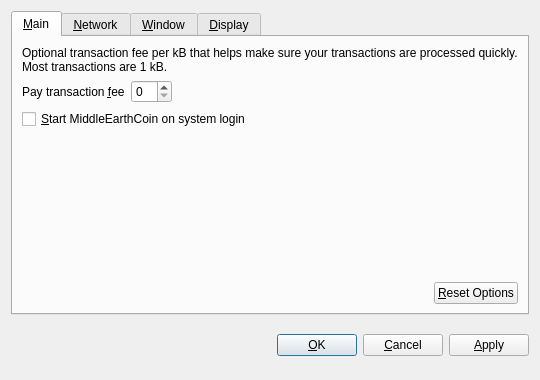
<?xml version="1.0" encoding="UTF-8"?>
<ui version="4.0">
 <class>OptionsDialog</class>
 <widget class="QDialog" name="OptionsDialog">
  <property name="geometry">
   <rect>
    <x>0</x>
    <y>0</y>
    <width>540</width>
    <height>380</height>
   </rect>
  </property>
  <property name="windowTitle">
   <string>Options</string>
  </property>
  <property name="modal">
   <bool>true</bool>
  </property>
  <layout class="QVBoxLayout" name="verticalLayout">
   <item>
    <widget class="QTabWidget" name="tabWidget">
     <property name="tabPosition">
      <enum>QTabWidget::North</enum>
     </property>
     <property name="currentIndex">
      <number>0</number>
     </property>
     <widget class="QWidget" name="tabMain">
      <attribute name="title">
       <string>&amp;Main</string>
      </attribute>
      <layout class="QVBoxLayout" name="verticalLayout_Main">
       <item>
        <widget class="QLabel" name="transactionFeeInfoLabel">
         <property name="text">
          <string>Optional transaction fee per kB that helps make sure your transactions are processed quickly. Most transactions are 1 kB.</string>
         </property>
         <property name="textFormat">
          <enum>Qt::PlainText</enum>
         </property>
         <property name="wordWrap">
          <bool>true</bool>
         </property>
        </widget>
       </item>
       <item>
        <layout class="QHBoxLayout" name="horizontalLayout_1_Main">
         <item>
          <widget class="QLabel" name="transactionFeeLabel">
           <property name="text">
            <string>Pay transaction &amp;fee</string>
           </property>
           <property name="textFormat">
            <enum>Qt::PlainText</enum>
           </property>
           <property name="buddy">
            <cstring>transactionFee</cstring>
           </property>
          </widget>
         </item>
         <item>
          <widget class="BitcoinAmountField" name="transactionFee"/>
         </item>
         <item>
          <spacer name="horizontalSpacer_1_Main">
           <property name="orientation">
            <enum>Qt::Horizontal</enum>
           </property>
           <property name="sizeHint" stdset="0">
            <size>
             <width>40</width>
             <height>20</height>
            </size>
           </property>
          </spacer>
         </item>
        </layout>
       </item>
       <item>
        <widget class="QCheckBox" name="bitcoinAtStartup">
         <property name="toolTip">
          <string>Automatically start MiddleEarthCoin after logging in to the system.</string>
         </property>
         <property name="text">
          <string>&amp;Start MiddleEarthCoin on system login</string>
         </property>
        </widget>
       </item>
       <item>
        <spacer name="verticalSpacer_Main">
         <property name="orientation">
          <enum>Qt::Vertical</enum>
         </property>
         <property name="sizeHint" stdset="0">
          <size>
           <width>20</width>
           <height>40</height>
          </size>
         </property>
        </spacer>
       </item>
       <item>
        <layout class="QHBoxLayout" name="horizontalLayout_2_Main">
         <item>
          <spacer name="horizontalSpacer_2_Main">
           <property name="orientation">
            <enum>Qt::Horizontal</enum>
           </property>
           <property name="sizeHint" stdset="0">
            <size>
             <width>40</width>
             <height>20</height>
            </size>
           </property>
          </spacer>
         </item>
         <item>
          <widget class="QPushButton" name="resetButton">
           <property name="toolTip">
            <string>Reset all client options to default.</string>
           </property>
           <property name="text">
            <string>&amp;Reset Options</string>
           </property>
           <property name="autoDefault">
            <bool>false</bool>
           </property>
          </widget>
         </item>
        </layout>
       </item>
      </layout>
     </widget>
     <widget class="QWidget" name="tabNetwork">
      <attribute name="title">
       <string>&amp;Network</string>
      </attribute>
      <layout class="QVBoxLayout" name="verticalLayout_Network">
       <item>
        <widget class="QCheckBox" name="mapPortUpnp">
         <property name="toolTip">
          <string>Automatically open the MiddleEarthCoin client port on the router. This only works when your router supports UPnP and it is enabled.</string>
         </property>
         <property name="text">
          <string>Map port using &amp;UPnP</string>
         </property>
        </widget>
       </item>
       <item>
        <widget class="QCheckBox" name="connectSocks">
         <property name="toolTip">
          <string>Connect to the MiddleEarthCoin network through a SOCKS proxy (e.g. when connecting through Tor).</string>
         </property>
         <property name="text">
          <string>&amp;Connect through SOCKS proxy:</string>
         </property>
        </widget>
       </item>
       <item>
        <layout class="QHBoxLayout" name="horizontalLayout_Network">
         <item>
          <widget class="QLabel" name="proxyIpLabel">
           <property name="text">
            <string>Proxy &amp;IP:</string>
           </property>
           <property name="textFormat">
            <enum>Qt::PlainText</enum>
           </property>
           <property name="buddy">
            <cstring>proxyIp</cstring>
           </property>
          </widget>
         </item>
         <item>
          <widget class="QValidatedLineEdit" name="proxyIp">
           <property name="maximumSize">
            <size>
             <width>140</width>
             <height>16777215</height>
            </size>
           </property>
           <property name="toolTip">
            <string>IP address of the proxy (e.g. 127.0.0.1)</string>
           </property>
          </widget>
         </item>
         <item>
          <widget class="QLabel" name="proxyPortLabel">
           <property name="text">
            <string>&amp;Port:</string>
           </property>
           <property name="textFormat">
            <enum>Qt::PlainText</enum>
           </property>
           <property name="buddy">
            <cstring>proxyPort</cstring>
           </property>
          </widget>
         </item>
         <item>
          <widget class="QLineEdit" name="proxyPort">
           <property name="maximumSize">
            <size>
             <width>55</width>
             <height>16777215</height>
            </size>
           </property>
           <property name="toolTip">
            <string>Port of the proxy (e.g. 9050)</string>
           </property>
          </widget>
         </item>
         <item>
          <widget class="QLabel" name="socksVersionLabel">
           <property name="text">
            <string>SOCKS &amp;Version:</string>
           </property>
           <property name="textFormat">
            <enum>Qt::PlainText</enum>
           </property>
           <property name="buddy">
            <cstring>socksVersion</cstring>
           </property>
          </widget>
         </item>
         <item>
          <widget class="QValueComboBox" name="socksVersion">
           <property name="toolTip">
            <string>SOCKS version of the proxy (e.g. 5)</string>
           </property>
          </widget>
         </item>
         <item>
          <spacer name="horizontalSpacer_Network">
           <property name="orientation">
            <enum>Qt::Horizontal</enum>
           </property>
           <property name="sizeHint" stdset="0">
            <size>
             <width>40</width>
             <height>20</height>
            </size>
           </property>
          </spacer>
         </item>
        </layout>
       </item>
       <item>
        <spacer name="verticalSpacer_Network">
         <property name="orientation">
          <enum>Qt::Vertical</enum>
         </property>
         <property name="sizeHint" stdset="0">
          <size>
           <width>20</width>
           <height>40</height>
          </size>
         </property>
        </spacer>
       </item>
      </layout>
     </widget>
     <widget class="QWidget" name="tabWindow">
      <attribute name="title">
       <string>&amp;Window</string>
      </attribute>
      <layout class="QVBoxLayout" name="verticalLayout_Window">
       <item>
        <widget class="QCheckBox" name="minimizeToTray">
         <property name="toolTip">
          <string>Show only a tray icon after minimizing the window.</string>
         </property>
         <property name="text">
          <string>&amp;Minimize to the tray instead of the taskbar</string>
         </property>
        </widget>
       </item>
       <item>
        <widget class="QCheckBox" name="minimizeOnClose">
         <property name="toolTip">
          <string>Minimize instead of exit the application when the window is closed. When this option is enabled, the application will be closed only after selecting Quit in the menu.</string>
         </property>
         <property name="text">
          <string>M&amp;inimize on close</string>
         </property>
        </widget>
       </item>
       <item>
        <spacer name="verticalSpacer_Window">
         <property name="orientation">
          <enum>Qt::Vertical</enum>
         </property>
         <property name="sizeHint" stdset="0">
          <size>
           <width>20</width>
           <height>40</height>
          </size>
         </property>
        </spacer>
       </item>
      </layout>
     </widget>
     <widget class="QWidget" name="tabDisplay">
      <attribute name="title">
       <string>&amp;Display</string>
      </attribute>
      <layout class="QVBoxLayout" name="verticalLayout_Display">
       <item>
        <layout class="QHBoxLayout" name="horizontalLayout_1_Display">
         <item>
          <widget class="QLabel" name="langLabel">
           <property name="text">
            <string>User Interface &amp;language:</string>
           </property>
           <property name="textFormat">
            <enum>Qt::PlainText</enum>
           </property>
           <property name="buddy">
            <cstring>lang</cstring>
           </property>
          </widget>
         </item>
         <item>
          <widget class="QValueComboBox" name="lang">
           <property name="toolTip">
            <string>The user interface language can be set here. This setting will take effect after restarting MiddleEarthCoin.</string>
           </property>
          </widget>
         </item>
        </layout>
       </item>
       <item>
        <layout class="QHBoxLayout" name="horizontalLayout_2_Display">
         <item>
          <widget class="QLabel" name="unitLabel">
           <property name="text">
            <string>&amp;Unit to show amounts in:</string>
           </property>
           <property name="textFormat">
            <enum>Qt::PlainText</enum>
           </property>
           <property name="buddy">
            <cstring>unit</cstring>
           </property>
          </widget>
         </item>
         <item>
          <widget class="QValueComboBox" name="unit">
           <property name="toolTip">
            <string>Choose the default subdivision unit to show in the interface and when sending coins.</string>
           </property>
          </widget>
         </item>
        </layout>
       </item>
       <item>
        <widget class="QCheckBox" name="displayAddresses">
         <property name="toolTip">
          <string>Whether to show MiddleEarthCoin addresses in the transaction list or not.</string>
         </property>
         <property name="text">
          <string>&amp;Display addresses in transaction list</string>
         </property>
        </widget>
       </item>
       <item>
        <spacer name="verticalSpacer_Display">
         <property name="orientation">
          <enum>Qt::Vertical</enum>
         </property>
         <property name="sizeHint" stdset="0">
          <size>
           <width>20</width>
           <height>40</height>
          </size>
         </property>
        </spacer>
       </item>
      </layout>
     </widget>
    </widget>
   </item>
   <item>
    <layout class="QHBoxLayout" name="horizontalLayout_Buttons">
     <item>
      <spacer name="horizontalSpacer_1">
       <property name="orientation">
        <enum>Qt::Horizontal</enum>
       </property>
       <property name="sizeHint" stdset="0">
        <size>
         <width>40</width>
         <height>48</height>
        </size>
       </property>
      </spacer>
     </item>
     <item>
      <widget class="QLabel" name="statusLabel">
       <property name="font">
        <font>
         <weight>75</weight>
         <bold>true</bold>
        </font>
       </property>
       <property name="text">
        <string/>
       </property>
       <property name="textFormat">
        <enum>Qt::PlainText</enum>
       </property>
       <property name="wordWrap">
        <bool>true</bool>
       </property>
      </widget>
     </item>
     <item>
      <spacer name="horizontalSpacer_2">
       <property name="orientation">
        <enum>Qt::Horizontal</enum>
       </property>
       <property name="sizeHint" stdset="0">
        <size>
         <width>40</width>
         <height>48</height>
        </size>
       </property>
      </spacer>
     </item>
     <item>
      <widget class="QPushButton" name="okButton">
       <property name="text">
        <string>&amp;OK</string>
       </property>
      </widget>
     </item>
     <item>
      <widget class="QPushButton" name="cancelButton">
       <property name="text">
        <string>&amp;Cancel</string>
       </property>
       <property name="autoDefault">
        <bool>false</bool>
       </property>
      </widget>
     </item>
     <item>
      <widget class="QPushButton" name="applyButton">
       <property name="text">
        <string>&amp;Apply</string>
       </property>
       <property name="autoDefault">
        <bool>false</bool>
       </property>
      </widget>
     </item>
    </layout>
   </item>
  </layout>
 </widget>
 <customwidgets>
  <customwidget>
   <class>BitcoinAmountField</class>
   <extends>QSpinBox</extends>
   <header>bitcoinamountfield.h</header>
  </customwidget>
  <customwidget>
   <class>QValueComboBox</class>
   <extends>QComboBox</extends>
   <header>qvaluecombobox.h</header>
  </customwidget>
  <customwidget>
   <class>QValidatedLineEdit</class>
   <extends>QLineEdit</extends>
   <header>qvalidatedlineedit.h</header>
  </customwidget>
 </customwidgets>
 <resources/>
 <connections/>
</ui>
